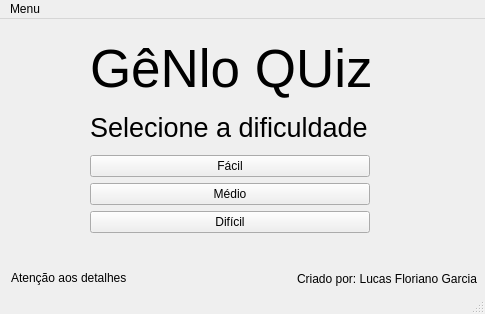
<?xml version="1.0" encoding="UTF-8"?>
<ui version="4.0">
 <class>MainWindow</class>
 <widget class="QMainWindow" name="MainWindow">
  <property name="geometry">
   <rect>
    <x>0</x>
    <y>0</y>
    <width>485</width>
    <height>314</height>
   </rect>
  </property>
  <property name="windowTitle">
   <string>MainWindow</string>
  </property>
  <widget class="QWidget" name="centralwidget">
   <widget class="QLabel" name="label_3">
    <property name="geometry">
     <rect>
      <x>297</x>
      <y>250</y>
      <width>181</width>
      <height>20</height>
     </rect>
    </property>
    <property name="text">
     <string>Criado por: Lucas Floriano Garcia</string>
    </property>
   </widget>
   <widget class="QLabel" name="label_4">
    <property name="geometry">
     <rect>
      <x>11</x>
      <y>251</y>
      <width>121</width>
      <height>16</height>
     </rect>
    </property>
    <property name="text">
     <string>Atenção aos detalhes</string>
    </property>
   </widget>
   <widget class="QWidget" name="layoutWidget">
    <property name="geometry">
     <rect>
      <x>90</x>
      <y>20</y>
      <width>280</width>
      <height>194</height>
     </rect>
    </property>
    <layout class="QGridLayout" name="gridLayout">
     <item row="0" column="0">
      <widget class="QLabel" name="label">
       <property name="font">
        <font>
         <pointsize>40</pointsize>
        </font>
       </property>
       <property name="text">
        <string>GêNlo QUiz</string>
       </property>
      </widget>
     </item>
     <item row="1" column="0">
      <widget class="QLabel" name="label_2">
       <property name="font">
        <font>
         <pointsize>20</pointsize>
        </font>
       </property>
       <property name="text">
        <string>Selecione a dificuldade:</string>
       </property>
      </widget>
     </item>
     <item row="2" column="0">
      <layout class="QVBoxLayout" name="verticalLayout">
       <item>
        <widget class="QPushButton" name="buttonEasy">
         <property name="text">
          <string>Fácil</string>
         </property>
        </widget>
       </item>
       <item>
        <widget class="QPushButton" name="buttonMedium">
         <property name="text">
          <string>Médio</string>
         </property>
        </widget>
       </item>
       <item>
        <widget class="QPushButton" name="buttonHard">
         <property name="text">
          <string>Difícil</string>
         </property>
        </widget>
       </item>
      </layout>
     </item>
    </layout>
   </widget>
  </widget>
  <widget class="QMenuBar" name="menubar">
   <property name="geometry">
    <rect>
     <x>0</x>
     <y>0</y>
     <width>485</width>
     <height>21</height>
    </rect>
   </property>
   <widget class="QMenu" name="menuAbout_Program">
    <property name="title">
     <string>Menu</string>
    </property>
    <widget class="QMenu" name="menuAre_you_Sure">
     <property name="title">
      <string>Are you Sure?</string>
     </property>
     <widget class="QMenu" name="menuThe_Password">
      <property name="title">
       <string>The Password?</string>
      </property>
      <widget class="QMenu" name="menuContinue">
       <property name="title">
        <string>Continue</string>
       </property>
       <widget class="QMenu" name="menuOne_more">
        <property name="title">
         <string>One more</string>
        </property>
        <widget class="QMenu" name="menuWell_Played">
         <property name="title">
          <string>Well Played</string>
         </property>
         <addaction name="separator"/>
         <addaction name="action504762"/>
         <addaction name="actionThe_password"/>
        </widget>
        <addaction name="menuWell_Played"/>
       </widget>
       <addaction name="menuOne_more"/>
      </widget>
      <addaction name="menuContinue"/>
     </widget>
     <addaction name="menuThe_Password"/>
    </widget>
    <addaction name="separator"/>
    <addaction name="actionAbout_Me"/>
    <addaction name="actionAbout_Project_2"/>
    <addaction name="separator"/>
    <addaction name="menuAre_you_Sure"/>
   </widget>
   <addaction name="menuAbout_Program"/>
  </widget>
  <widget class="QStatusBar" name="statusbar"/>
  <action name="actionAbout_Me">
   <property name="text">
    <string>About Me</string>
   </property>
  </action>
  <action name="actionAbout_Project_2">
   <property name="text">
    <string>About Project</string>
   </property>
  </action>
  <action name="action504762">
   <property name="text">
    <string>504762</string>
   </property>
  </action>
  <action name="actionThe_password">
   <property name="text">
    <string>The password </string>
   </property>
  </action>
 </widget>
 <resources/>
 <connections/>
</ui>
